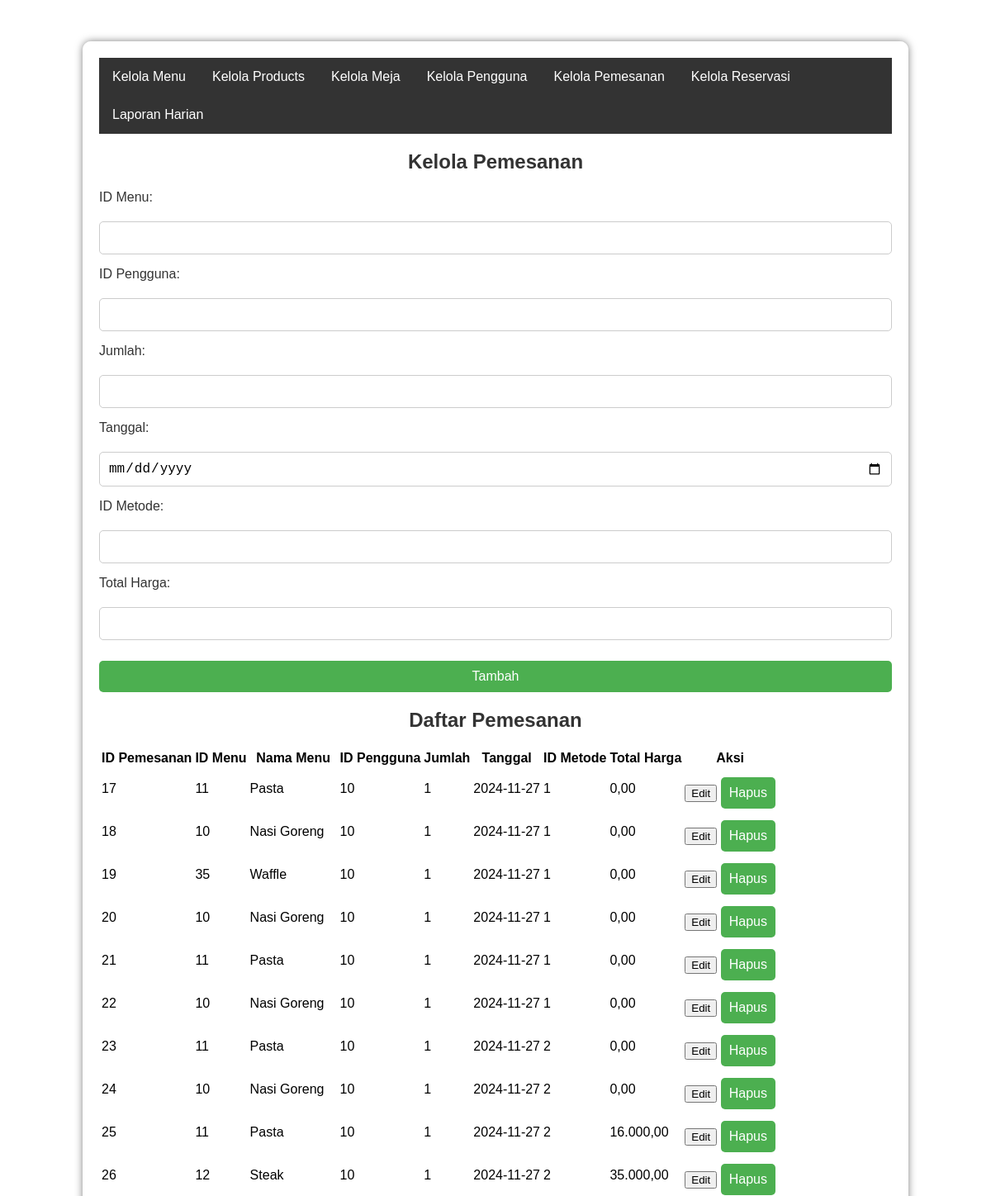
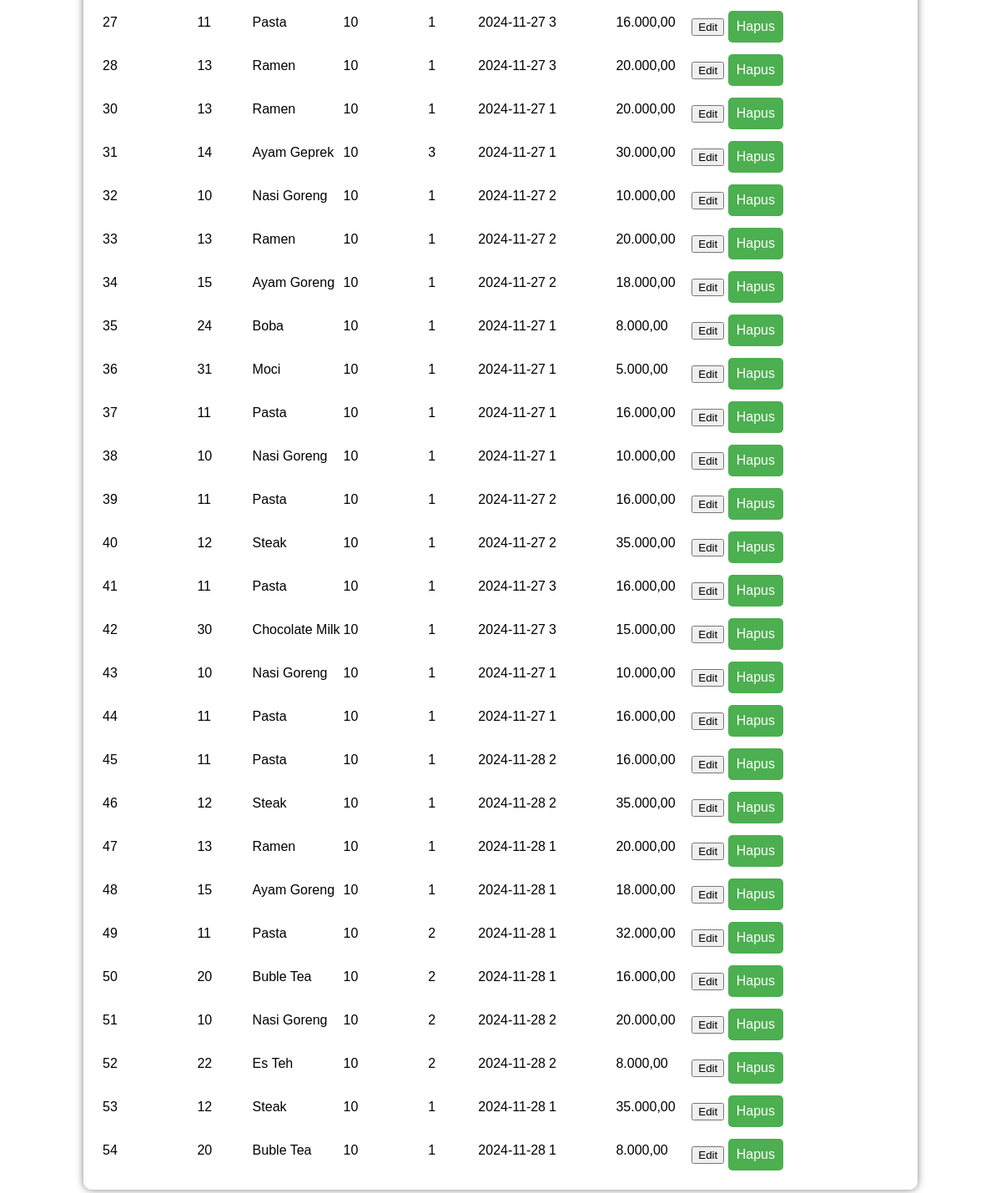
The app's page /php/admin/kelola_pemesanan.php with its own data (2 pictures, top to bottom).
### tables this page shows
CREATE TABLE `pemesanan` (
  `id_pemesanan` int(11) NOT NULL,
  `id_menu` int(11) NOT NULL,
  `nama_menu` varchar(100) NOT NULL,
  `id_pengguna` int(11) NOT NULL,
  `nama_pengguna` varchar(100) NOT NULL,
  `jumlah` int(11) NOT NULL,
  `tanggal` date NOT NULL,
  `id_metode` int(11) NOT NULL,
  `total_harga` decimal(10,2) NOT NULL
);

CREATE TABLE `menu` (
  `id_menu` int(11) NOT NULL,
  `kategori` enum('Makanan','Minuman','Dessert','') NOT NULL,
  `nama_menu` varchar(100) NOT NULL,
  `harga` decimal(10,0) NOT NULL,
  `gambar` varchar(100) NOT NULL
);

### php/admin/kelola_pemesanan.php (the view, shortened to what this page needs)
<?php
include '../config.php';
?>
<!DOCTYPE html>
<html lang="id">
<head>
    <link rel="stylesheet" href="kelola_pemesanan.css">
</head>
<body>
    <div class="container">
        <nav>
            <ul class="horizontal-nav">
                <li><a href="kelola_menu.php">Kelola Menu</a></li>
                <li><a href="kelola_products.php">Kelola Products</a></li>
                <li><a href="kelola_meja.php">Kelola Meja</a></li>
                <li><a href="kelola_pengguna.php">Kelola Pengguna</a></li>
                <li><a href="kelola_pemesanan.php">Kelola Pemesanan</a></li>
                <li><a href="kelola_reservasi.php">Kelola Reservasi</a></li>
                <li><a href="laporan_harian.php">Laporan Harian</a></li>
            </ul>
        </nav>
        <h2>Kelola Pemesanan</h2>
        <form method="POST" action="">
            <label for="id_menu">ID Menu:</label>
            <input type="number" name="id_menu" id="id_menu" required>
            <label for="id_pengguna">ID Pengguna:</label>
            <input type="number" name="id_pengguna" id="id_pengguna" required>
            <label for="jumlah">Jumlah:</label>
            <input type="number" name="jumlah" id="jumlah" required>
            <label for="tanggal">Tanggal:</label>
            <input type="date" name="tanggal" id="tanggal" required>
            <label for="id_metode">ID Metode:</label>
            <input type="number" name="id_metode" id="id_metode" required>
            <label for="total_harga">Total Harga:</label>
            <input type="number" step="0.01" name="total_harga" id="total_harga" required>
            <button type="submit" name="tambah">Tambah</button>
        </form>
        <h2>Daftar Pemesanan</h2>
        <table>
            <thead>
                <tr>
                    <th>ID Pemesanan</th>
                    <th>ID Menu</th>
                    <th>Nama Menu</th>
                    <th>ID Pengguna</th>
                    <th>Jumlah</th>
                    <th>Tanggal</th>
                    <th>ID Metode</th>
                    <th>Total Harga</th>
                    <th>Aksi</th>
                </tr>
            </thead>
            <tbody>
                <?php
                $sql = "SELECT p.*, m.nama_menu
                        FROM pemesanan p
                        JOIN menu m ON p.id_menu = m.id_menu";
                $result = mysqli_query($conn, $sql);
                while ($row = mysqli_fetch_assoc($result)) {
                    echo "<tr>";
                    echo "<td>{$row['id_pemesanan']}</td>";
                    echo "<td>{$row['id_menu']}</td>";
                    echo "<td>{$row['nama_menu']}</td>";
                    echo "<td>{$row['id_pengguna']}</td>";
                    echo "<td>{$row['jumlah']}</td>";
                    echo "<td>{$row['tanggal']}</td>";
                    echo "<td>{$row['id_metode']}</td>";
                    echo "<td>" . number_format($row['total_harga'], 2, ',', '.') . "</td>";
                    echo "<td>
                            <button type='button' onclick=\"editPemesanan('{$row['id_pemesanan']}', '{$row['id_menu']}', '{$row['nama_menu']}', '{$row['id_pengguna']}', '{$row['jumlah']}', '{$row['tanggal']}', '{$row['id_metode']}', '{$row['total_harga']}')\">Edit</button>
                            <form method='POST' action='' style='display:inline;'>
                                <input type='hidden' name='id_pemesanan' value='{$row['id_pemesanan']}'>
                                <button type='submit' name='hapus'>Hapus</button>
                            </form>
                          </td>";
                    echo "</tr>";
                }
                ?>
            </tbody>
        </table>
    </div>
</body>
</html>

### php/admin/kelola_pemesanan.css (style rules this page uses)
body { font-family: Arial, sans-serif; background-image: url('../../images/admin products.png'); background-size: cover; margin: 0; padding: 0; }
.container { background-color: rgba(255, 255, 255, 0.8); margin: 50px auto; padding: 20px; width: 80%; box-shadow: 0 0 10px rgba(0, 0, 0, 0.5); border-radius: 10px; }
.horizontal-nav { list-style-type: none; margin: 0; padding: 0; overflow: hidden; background-color: #333; }
.horizontal-nav li { float: left; }
.horizontal-nav li a { display: block; color: white; text-align: center; padding: 14px 16px; text-decoration: none; }
h2 { text-align: center; color: #333; }
form { display: flex; flex-direction: column; gap: 15px; }
form label { color: #333; margin-bottom: 5px; }
form input { padding: 10px; font-size: 16px; border: 1px solid #ccc; border-radius: 5px; }
form button { padding: 10px; font-size: 16px; border: none; border-radius: 5px; cursor: pointer; background-color: #4CAF50; color: white; margin-top: 10px; }

### records on screen
pemesanan: id_pemesanan "17", id_menu "11", id_menu.nama_menu "Pasta", id_pengguna "10", jumlah "1", tanggal "2024-11-27", id_metode "1", total_harga "0,00"
pemesanan: id_pemesanan "18", id_menu "10", id_menu.nama_menu "Nasi Goreng", id_pengguna "10", jumlah "1", tanggal "2024-11-27", id_metode "1", total_harga "0,00"
pemesanan: id_pemesanan "19", id_menu "35", id_menu.nama_menu "Waffle", id_pengguna "10", jumlah "1", tanggal "2024-11-27", id_metode "1", total_harga "0,00"
pemesanan: id_pemesanan "20", id_menu "10", id_menu.nama_menu "Nasi Goreng", id_pengguna "10", jumlah "1", tanggal "2024-11-27", id_metode "1", total_harga "0,00"
pemesanan: id_pemesanan "21", id_menu "11", id_menu.nama_menu "Pasta", id_pengguna "10", jumlah "1", tanggal "2024-11-27", id_metode "1", total_harga "0,00"
pemesanan: id_pemesanan "22", id_menu "10", id_menu.nama_menu "Nasi Goreng", id_pengguna "10", jumlah "1", tanggal "2024-11-27", id_metode "1", total_harga "0,00"
pemesanan: id_pemesanan "23", id_menu "11", id_menu.nama_menu "Pasta", id_pengguna "10", jumlah "1", tanggal "2024-11-27", id_metode "2", total_harga "0,00"
pemesanan: id_pemesanan "24", id_menu "10", id_menu.nama_menu "Nasi Goreng", id_pengguna "10", jumlah "1", tanggal "2024-11-27", id_metode "2", total_harga "0,00"
pemesanan: id_pemesanan "25", id_menu "11", id_menu.nama_menu "Pasta", id_pengguna "10", jumlah "1", tanggal "2024-11-27", id_metode "2", total_harga "16.000,00"
pemesanan: id_pemesanan "26", id_menu "12", id_menu.nama_menu "Steak", id_pengguna "10", jumlah "1", tanggal "2024-11-27", id_metode "2", total_harga "35.000,00"
pemesanan: id_pemesanan "27", id_menu "11", id_menu.nama_menu "Pasta", id_pengguna "10", jumlah "1", tanggal "2024-11-27", id_metode "3", total_harga "16.000,00"
pemesanan: id_pemesanan "28", id_menu "13", id_menu.nama_menu "Ramen", id_pengguna "10", jumlah "1", tanggal "2024-11-27", id_metode "3", total_harga "20.000,00"
pemesanan: id_pemesanan "30", id_menu "13", id_menu.nama_menu "Ramen", id_pengguna "10", jumlah "1", tanggal "2024-11-27", id_metode "1", total_harga "20.000,00"
pemesanan: id_pemesanan "31", id_menu "14", id_menu.nama_menu "Ayam Geprek", id_pengguna "10", jumlah "3", tanggal "2024-11-27", id_metode "1", total_harga "30.000,00"
pemesanan: id_pemesanan "32", id_menu "10", id_menu.nama_menu "Nasi Goreng", id_pengguna "10", jumlah "1", tanggal "2024-11-27", id_metode "2", total_harga "10.000,00"
pemesanan: id_pemesanan "33", id_menu "13", id_menu.nama_menu "Ramen", id_pengguna "10", jumlah "1", tanggal "2024-11-27", id_metode "2", total_harga "20.000,00"
pemesanan: id_pemesanan "34", id_menu "15", id_menu.nama_menu "Ayam Goreng", id_pengguna "10", jumlah "1", tanggal "2024-11-27", id_metode "2", total_harga "18.000,00"
pemesanan: id_pemesanan "35", id_menu "24", id_menu.nama_menu "Boba", id_pengguna "10", jumlah "1", tanggal "2024-11-27", id_metode "1", total_harga "8.000,00"
pemesanan: id_pemesanan "36", id_menu "31", id_menu.nama_menu "Moci", id_pengguna "10", jumlah "1", tanggal "2024-11-27", id_metode "1", total_harga "5.000,00"
pemesanan: id_pemesanan "37", id_menu "11", id_menu.nama_menu "Pasta", id_pengguna "10", jumlah "1", tanggal "2024-11-27", id_metode "1", total_harga "16.000,00"
pemesanan: id_pemesanan "38", id_menu "10", id_menu.nama_menu "Nasi Goreng", id_pengguna "10", jumlah "1", tanggal "2024-11-27", id_metode "1", total_harga "10.000,00"
pemesanan: id_pemesanan "39", id_menu "11", id_menu.nama_menu "Pasta", id_pengguna "10", jumlah "1", tanggal "2024-11-27", id_metode "2", total_harga "16.000,00"
pemesanan: id_pemesanan "40", id_menu "12", id_menu.nama_menu "Steak", id_pengguna "10", jumlah "1", tanggal "2024-11-27", id_metode "2", total_harga "35.000,00"
pemesanan: id_pemesanan "41", id_menu "11", id_menu.nama_menu "Pasta", id_pengguna "10", jumlah "1", tanggal "2024-11-27", id_metode "3", total_harga "16.000,00"
pemesanan: id_pemesanan "42", id_menu "30", id_menu.nama_menu "Chocolate Milk", id_pengguna "10", jumlah "1", tanggal "2024-11-27", id_metode "3", total_harga "15.000,00"
pemesanan: id_pemesanan "43", id_menu "10", id_menu.nama_menu "Nasi Goreng", id_pengguna "10", jumlah "1", tanggal "2024-11-27", id_metode "1", total_harga "10.000,00"
pemesanan: id_pemesanan "44", id_menu "11", id_menu.nama_menu "Pasta", id_pengguna "10", jumlah "1", tanggal "2024-11-27", id_metode "1", total_harga "16.000,00"
pemesanan: id_pemesanan "45", id_menu "11", id_menu.nama_menu "Pasta", id_pengguna "10", jumlah "1", tanggal "2024-11-28", id_metode "2", total_harga "16.000,00"
pemesanan: id_pemesanan "46", id_menu "12", id_menu.nama_menu "Steak", id_pengguna "10", jumlah "1", tanggal "2024-11-28", id_metode "2", total_harga "35.000,00"
pemesanan: id_pemesanan "47", id_menu "13", id_menu.nama_menu "Ramen", id_pengguna "10", jumlah "1", tanggal "2024-11-28", id_metode "1", total_harga "20.000,00"
pemesanan: id_pemesanan "48", id_menu "15", id_menu.nama_menu "Ayam Goreng", id_pengguna "10", jumlah "1", tanggal "2024-11-28", id_metode "1", total_harga "18.000,00"
pemesanan: id_pemesanan "49", id_menu "11", id_menu.nama_menu "Pasta", id_pengguna "10", jumlah "2", tanggal "2024-11-28", id_metode "1", total_harga "32.000,00"
pemesanan: id_pemesanan "50", id_menu "20", id_menu.nama_menu "Buble Tea", id_pengguna "10", jumlah "2", tanggal "2024-11-28", id_metode "1", total_harga "16.000,00"
pemesanan: id_pemesanan "51", id_menu "10", id_menu.nama_menu "Nasi Goreng", id_pengguna "10", jumlah "2", tanggal "2024-11-28", id_metode "2", total_harga "20.000,00"
pemesanan: id_pemesanan "52", id_menu "22", id_menu.nama_menu "Es Teh", id_pengguna "10", jumlah "2", tanggal "2024-11-28", id_metode "2", total_harga "8.000,00"
pemesanan: id_pemesanan "53", id_menu "12", id_menu.nama_menu "Steak", id_pengguna "10", jumlah "1", tanggal "2024-11-28", id_metode "1", total_harga "35.000,00"
pemesanan: id_pemesanan "54", id_menu "20", id_menu.nama_menu "Buble Tea", id_pengguna "10", jumlah "1", tanggal "2024-11-28", id_metode "1", total_harga "8.000,00"
